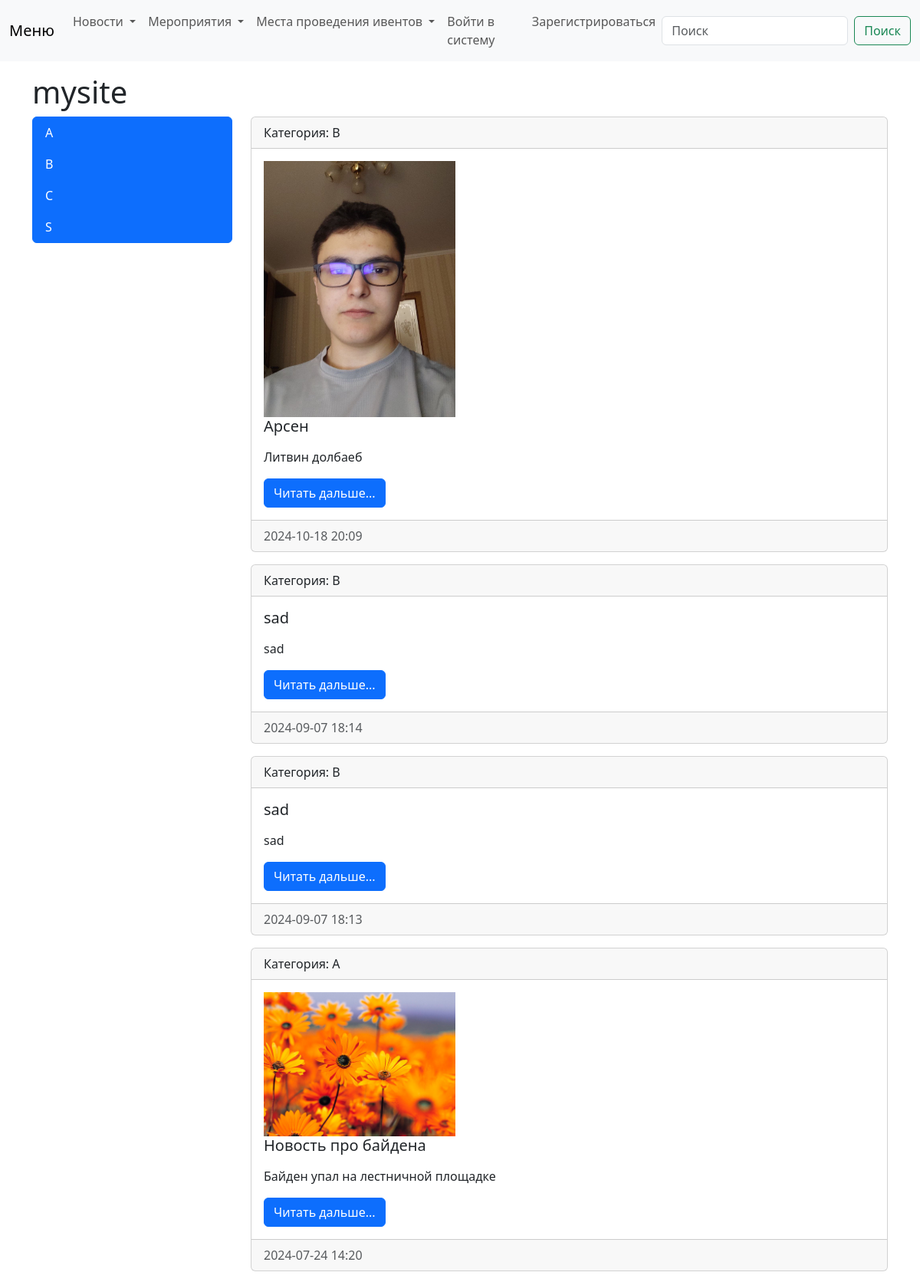
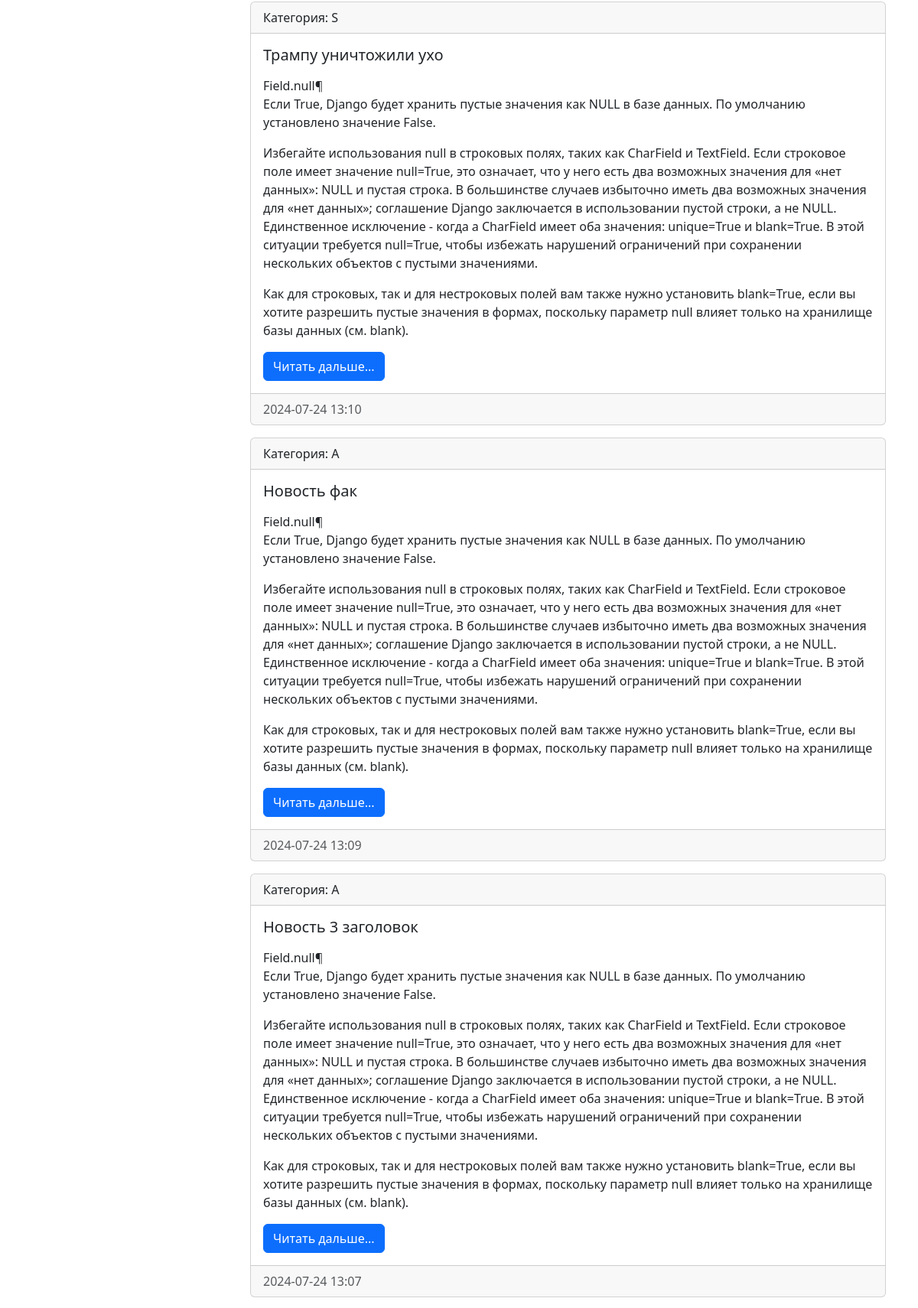
The page / (upper part) on the database its author committed (2 pictures, top to bottom).
### news/models.py (models this page shows, shortened)
class Category(models.Model):
    title = models.CharField(max_length=150, db_index=True, verbose_name='Наименование категории')
    def get_absolute_url(self):
        return reverse('category', kwargs={'category_id': self.pk})
    def __str__(self):
        return self.title
    class Meta:
        verbose_name = 'Категория'
        verbose_name_plural = 'Категории'
        ordering = ['title']

class News(models.Model):
    title = models.CharField(max_length=150, verbose_name='Наименование новости')
    content = models.TextField(blank=True, verbose_name='Контент') #Необазетельно к заполнению
    created_at = models.DateTimeField(auto_now_add=True, verbose_name='Дата публикации')
    updated_at = models.DateTimeField(auto_now=True, verbose_name='Обновлено') # Просмотр даты редактирования новости
    photo = models.ImageField(upload_to='photos/%Y/%m/%d/', verbose_name='Фото', blank=True)
    is_published = models.BooleanField(default=True, verbose_name='Опубликовано')
    category = models.ForeignKey('Category', on_delete=models.PROTECT, null=True)
    def get_absolute_url(self):
        return reverse('view_news', kwargs={'news_id': self.pk})
    class Meta:
        verbose_name = 'Новость'
        verbose_name_plural = 'Новости'
        ordering = ['-created_at']

### news/views.py (the view)
# urls.py: path('', index, name="home"),
def index(request):
    news = News.objects.all()
    context = {
        'news': news,
        'title': 'mysite',
    }
    return render(request, 'news/index.html', context=context)

### news/templatetags/news_tags.py (called while the page is built)
@register.simple_tag()
def get_categories():
    return Category.objects.all()

### news/templates/news/index.html (shortened to what this page needs)
{% extends "base.html" %}
{% block content %}
{% for item in news %}
<div class=" card mb-3">
    <div class="card-header">
        <a href='{{ item.category.get_absolute_url }}' class="list-group-item list-group-item-action active">Категория:
            {{ item.category }}</a>
    </div>
    <div class="card-body">
        <div class="media">
            {% if item.photo %}
            <img src="{{ item.photo.url }}" alt="" width="250">
            {% endif %}
            <div class="media-boby">
                <h5 class="card-title">{{ item.title }}</h5>
                <p class="card-text">{{ item.content|linebreaks }}</p>
                <a href='{{ item.get_absolute_url }}' class="btn btn-primary">Читать дальше...</a>
            </div>
        </div>
    </div>
    {% block footer %}
    <div class="card-footer text-body-secondary">
        {{ item.created_at|date:"Y-m-d H:i" }}
    </div>
    {% endblock %}
</div>
{% endfor %}
{% endblock %}

### templates/inc/_sidebar.html
{% load news_tags %}
<div class="list-group">
    {% get_categories as categories %}
    {% for item in categories %}
    <a href='{{ item.get_absolute_url }}' class="list-group-item list-group-item-action active">{{ item.title }}</a>
    {% endfor %}
</div>

### mysite/static/css/styles.css (style rules this page uses)
body { background-color: #ccc; }

### rows shown on the page
Category: title "A"
Category: title "B"
Category: title "C"
Category: title "S"
News: category "B", photo (picture), title "Арсен", content "Литвин долбаеб", created_at "2024-10-18 20:09"
News: category "B", title "sad", content "sad", created_at "2024-09-07 18:14"
News: category "B", title "sad", content "sad", created_at "2024-09-07 18:13"
News: category "A", photo (picture), title "Новость про байдена", content "Байден упал на лестничной площадке", created_at "2024-07-24 14:20"
News: category "S", title "Трампу уничтожили ухо", content "Field.null¶ Если True, Django будет хранить пустые значения как NULL в базе данных. По умолчанию установлено значение False. Избегайте использования null в строковых полях, таких как CharField и TextField. Если строковое поле имеет значение null=True, это означает, что у него есть два возможных значения для «нет данных»: NULL и пустая строка. В большинстве случаев избыточно иметь два возможных значения для «нет данных»; соглашение Django заключается в использовании пустой строки, а не NULL. Единственное исключение - когда a CharField имеет оба значения: unique=True и blank=True. В этой ситуации требуется null=True, чтобы избежать нарушений ограничений при сохранении нескольких объектов с…", created_at "2024-07-24 13:10"
News: category "A", title "Новость фак", content "Field.null¶ Если True, Django будет хранить пустые значения как NULL в базе данных. По умолчанию установлено значение False. Избегайте использования null в строковых полях, таких как CharField и TextField. Если строковое поле имеет значение null=True, это означает, что у него есть два возможных значения для «нет данных»: NULL и пустая строка. В большинстве случаев избыточно иметь два возможных значения для «нет данных»; соглашение Django заключается в использовании пустой строки, а не NULL. Единственное исключение - когда a CharField имеет оба значения: unique=True и blank=True. В этой ситуации требуется null=True, чтобы избежать нарушений ограничений при сохранении нескольких объектов с…", created_at "2024-07-24 13:09"
News: category "A", title "Новость 3 заголовок", content "Field.null¶ Если True, Django будет хранить пустые значения как NULL в базе данных. По умолчанию установлено значение False. Избегайте использования null в строковых полях, таких как CharField и TextField. Если строковое поле имеет значение null=True, это означает, что у него есть два возможных значения для «нет данных»: NULL и пустая строка. В большинстве случаев избыточно иметь два возможных значения для «нет данных»; соглашение Django заключается в использовании пустой строки, а не NULL. Единственное исключение - когда a CharField имеет оба значения: unique=True и blank=True. В этой ситуации требуется null=True, чтобы избежать нарушений ограничений при сохранении нескольких объектов с…", created_at "2024-07-24 13:07"

### other values the page prints
{{ title }} "mysite"
